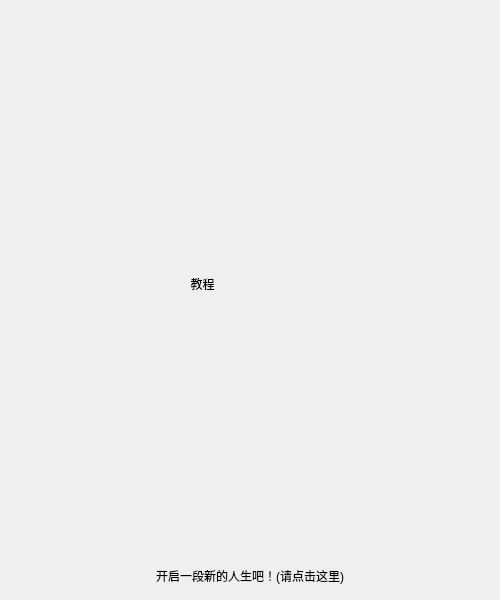
<?xml version="1.0" encoding="UTF-8"?>
<ui version="4.0">
 <class>course</class>
 <widget class="QWidget" name="course">
  <property name="geometry">
   <rect>
    <x>0</x>
    <y>0</y>
    <width>500</width>
    <height>600</height>
   </rect>
  </property>
  <property name="windowTitle">
   <string>no gacha no life</string>
  </property>
  <property name="windowIcon">
   <iconset resource="pictures.qrc">
    <normaloff>:/pictures/logo.png</normaloff>:/pictures/logo.png</iconset>
  </property>
  <layout class="QVBoxLayout" name="verticalLayout">
   <item>
    <widget class="QLabel" name="Course">
     <property name="text">
      <string>                                                      教程</string>
     </property>
    </widget>
   </item>
   <item>
    <widget class="MyPushButton" name="pushButton">
     <property name="text">
      <string>开启一段新的人生吧！(请点击这里)</string>
     </property>
     <property name="flat">
      <bool>true</bool>
     </property>
    </widget>
   </item>
  </layout>
 </widget>
 <customwidgets>
  <customwidget>
   <class>MyPushButton</class>
   <extends>QPushButton</extends>
   <header location="global">mypushbutton.h</header>
  </customwidget>
 </customwidgets>
 <resources>
  <include location="pictures.qrc"/>
 </resources>
 <connections/>
</ui>
